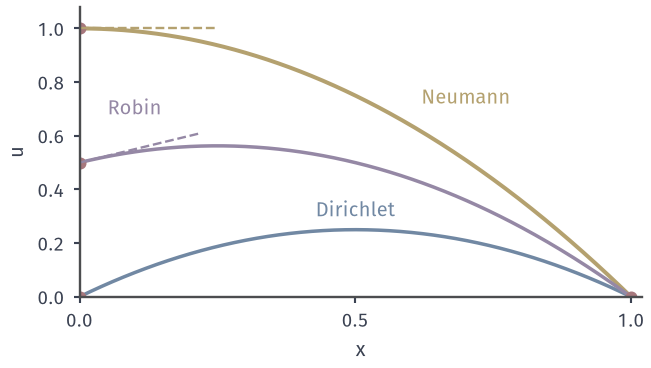

Write the Python code that produced this figure.
from pathlib import Path
import sys
ROOT = next(p for p in Path(__file__).resolve().parents if (p/'build.sh').is_file() and (p/'tex/book.tex').is_file())
sys.path.insert(0, str(ROOT/'figures/06-differential-equations/02-partial-differential-equations/matplotlib/pdeprob-common'))
from pdeprob_common import *
# Target: -u''=2, u(1)=0 with three left-end conditions.
fig, ax = figure(width_mm=92, height_mm=52); style(ax)
X=np.linspace(0,1,300)
ax.plot(X,X*(1-X),color=BLUE,lw=1.4)
ax.plot(X,1-X**2,color=YELLOW,lw=1.6)
ax.plot(X,.5+.5*X-X**2,color=PURPLE,lw=1.4)
ax.plot([0,0,0],[0,1,.5],'o',ms=3.8,color=RED); ax.plot([1],[0],'o',ms=3.8,color=RED)
ax.plot([0,.25],[1,1],'--',color=YELLOW,lw=.95); ax.plot([0,.22],[.5,.61],'--',color=PURPLE,lw=.95)
ax.text(.5,.3,'Dirichlet',color=BLUE,ha='center'); ax.text(.62,.72,'Neumann',color=YELLOW); ax.text(.1,.68,'Robin',color=PURPLE,ha='center')
ax.set_xlim(0,1.02); ax.set_ylim(0,1.08); ax.set_xticks([0,.5,1]); ax.set_xlabel('$x$'); ax.set_ylabel('$u$')
save(fig, Path(__file__).resolve().parent, 'figure', {'formula':"x(1-x); 1-x^2; 1/2+x/2-x^2"})
